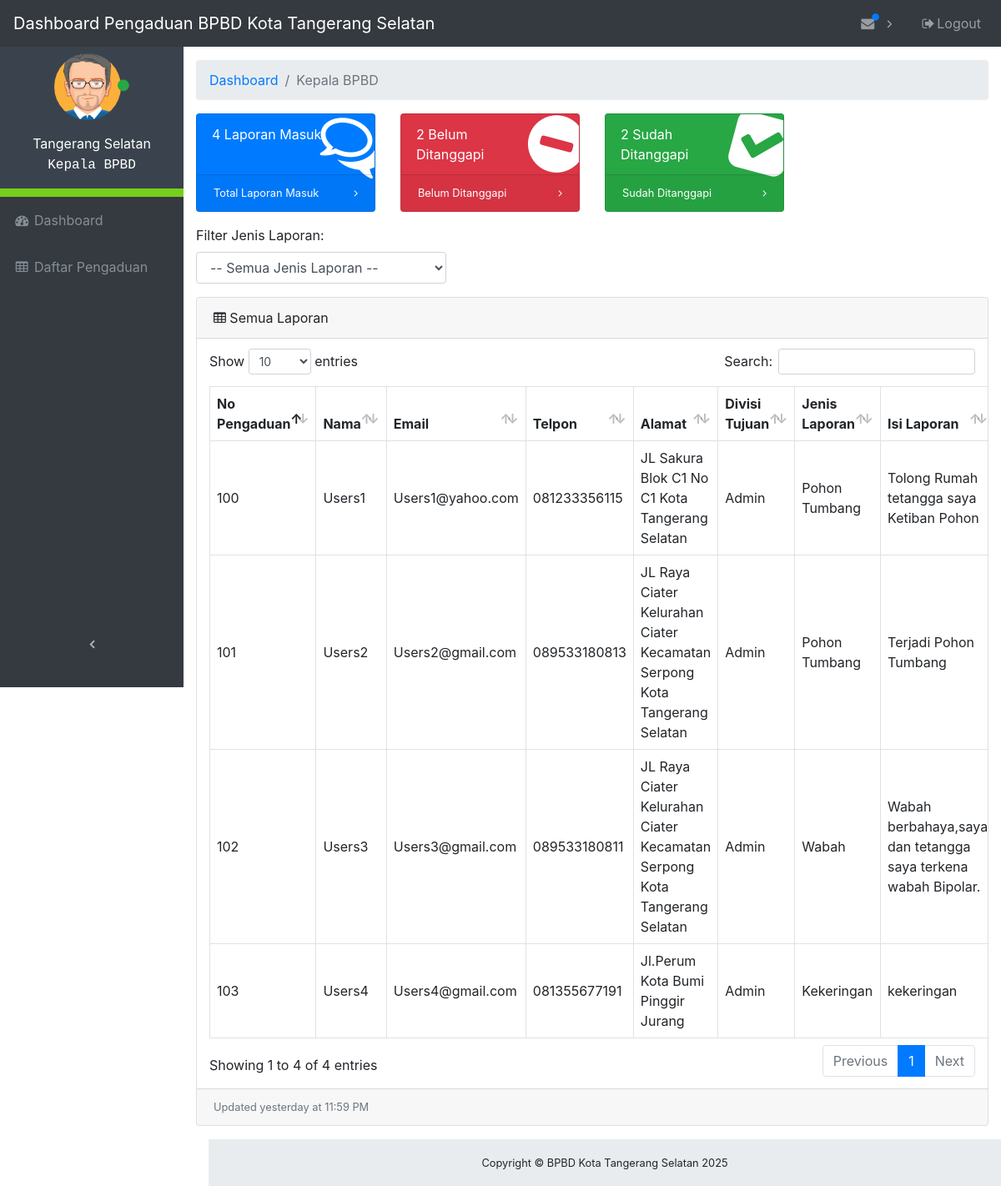
/admin/index (signed in), run on the app's committed database.
### tables this page shows
CREATE TABLE `laporan` (
  `id` int(11) NOT NULL,
  `nama` varchar(64) NOT NULL,
  `email` varchar(64) NOT NULL,
  `telpon` varchar(12) NOT NULL,
  `alamat` varchar(256) NOT NULL,
  `tujuan` int(11) NOT NULL,
  `isi` varchar(2048) NOT NULL,
  `tanggal` timestamp NOT NULL DEFAULT current_timestamp() ON UPDATE current_timestamp(),
  `status` varchar(12) NOT NULL,
  `foto` varchar(255) DEFAULT NULL,
  `koordinat` varchar(50) NOT NULL,
  `kategori` varchar(50) DEFAULT NULL
);

CREATE TABLE `divisi` (
  `id_divisi` int(11) NOT NULL,
  `nama_divisi` varchar(64) NOT NULL
);

### admin/index.php (the view, shortened to what this page needs)
<?php
require_once("auth.php");
$divisi   = isset($_SESSION["divisi"]) ? $_SESSION["divisi"] : "";
$id_admin = isset($_SESSION["id_admin"]) ? $_SESSION["id_admin"] : 0;
global $total_laporan_masuk, $total_laporan_menunggu, $total_laporan_ditanggapi;
if ($divisi == "Admin") {
    foreach ($db->query("SELECT COUNT(*) FROM laporan WHERE laporan.tujuan = $id_admin") as $row) {
        $total_laporan_masuk = $row['COUNT(*)'];
    }
    foreach ($db->query("SELECT COUNT(*) FROM laporan WHERE status = \"Ditanggapi\" AND laporan.tujuan = $id_admin") as $row) {
        $total_laporan_ditanggapi = $row['COUNT(*)'];
    }
    foreach ($db->query("SELECT COUNT(*) FROM laporan WHERE status = \"Menunggu\" AND laporan.tujuan = $id_admin") as $row) {
        $total_laporan_menunggu = $row['COUNT(*)'];
    }
} else if ($divisi == "Kepala BPBD") {
    foreach ($db->query("SELECT COUNT(*) FROM laporan") as $row) {
        $total_laporan_masuk = $row['COUNT(*)'];
    }
    foreach ($db->query("SELECT COUNT(*) FROM laporan WHERE status = \"Ditanggapi\"") as $row) {
        $total_laporan_ditanggapi = $row['COUNT(*)'];
    }
    foreach ($db->query("SELECT COUNT(*) FROM laporan WHERE status = \"Menunggu\"") as $row) {
        $total_laporan_menunggu = $row['COUNT(*)'];
    }
}
?>
<!DOCTYPE html>
<html lang="en">
<head>
    <link href="vendor/bootstrap/css/bootstrap.css" rel="stylesheet">
    <link href="vendor/font-awesome/css/font-awesome.min.css" rel="stylesheet" type="text/css">
    <link href="vendor/datatables/dataTables.bootstrap4.css" rel="stylesheet">
    <link href="css/admin.css" rel="stylesheet">
</head>
<body class="fixed-nav sticky-footer" id="page-top">
    <nav class="navbar navbar-expand-lg navbar-dark bg-dark fixed-top" id="mainNav">
        <a class="navbar-brand" href="index">Dashboard Pengaduan BPBD Kota Tangerang Selatan</a>
        <div class="collapse navbar-collapse" id="navbarResponsive">
            <ul class="navbar-nav navbar-sidenav sidebar-menu" id="exampleAccordion">
                <li class="sidebar-profile nav-item" data-toggle="tooltip" data-placement="right" title="Admin">
                    <div class="profile-main">
                        <p class="image">
                            <img alt="image" src="images/avatar1.png" width="80">
                            <span class="status"><i class="fa fa-circle text-success"></i></span>
                        </p>
                        <p>
                            <?php if ($divisi == "Admin") { ?>
                                <span class="">Administrator</span><br>
                            <?php } else { ?>
                                <span class="">Tangerang Selatan</span><br>
                            <?php } ?>
                            <span class="user" style="font-family: monospace;"><?php echo $divisi; ?></span>
                        </p>
                    </div>
                </li>
                <li class="nav-item" data-toggle="tooltip" data-placement="right" title="Dashboard">
                    <a class="nav-link" href="index">
                        <i class="fa fa-fw fa-dashboard"></i>
                        <span class="nav-link-text">Dashboard</span>
                    </a>
                </li>
                 <?php if ($divisi == "Admin"): ?>
                    <li class="nav-item" data-toggle="tooltip" data-placement="right" title="Tables">
                        <a class="nav-link" href="tables">
                            <i class="fa fa-fw fa-table"></i>
                            <span class="nav-link-text">Kelola Pengaduan</span>
                        </a>
                    </li>
                <?php else: ?>
                    <li class="nav-item" data-toggle="tooltip" data-placement="right" title="Daftar Pengaduan">
                        <a class="nav-link" href="tables">
                            <i class="fa fa-fw fa-table"></i>
                            <span class="nav-link-text">Daftar Pengaduan</span>
                        </a>
                    </li>
                <?php endif; ?>
            </ul>
            <ul class="navbar-nav sidenav-toggler">
                <li class="nav-item">
                    <a class="nav-link text-center" id="sidenavToggler">
                        <i class="fa fa-fw fa-angle-left"></i>
                    </a>
                </li>
            </ul>
            <ul class="navbar-nav ml-auto">
                <li class="nav-item dropdown">
                    <a class="nav-link dropdown-toggle mr-lg-2" id="messagesDropdown" href="#" data-toggle="dropdown" aria-haspopup="true" aria-expanded="false">
                        <i class="fa fa-fw fa-envelope"></i>
                        <span class="indicator text-primary d-none d-lg-block">
                            <i class="fa fa-fw fa-circle"></i>
                        </span>
                    </a>
                </li>
                <li class="nav-item">
                    <a class="nav-link" data-toggle="modal" data-target="#exampleModal">
                        <i class="fa fa-fw fa-sign-out"></i>Logout
                    </a>
                </li>
            </ul>
        </div>
    </nav>
    <div class="content-wrapper">
        <div class="container-fluid">
            <ol class="breadcrumb">
                <li class="breadcrumb-item">
                    <a href="#">Dashboard</a>
                </li>
                <li class="breadcrumb-item active"><?php echo $divisi; ?></li>
            </ol>
            <div class="row">
                <div class="col-xl-3 col-sm-6 mb-3">
                    <div class="card text-white bg-primary o-hidden h-100">
                        <div class="card-body">
                            <div class="card-body-icon">
                                <i class="fa fa-fw fa-comments-o"></i>
                            </div>
                            <div class="mr-5"><?php echo $total_laporan_masuk; ?> Laporan Masuk</div>
                        </div>
                        <a class="card-footer text-white clearfix small z-1" href="tables">
                            <span class="float-left">Total Laporan Masuk</span>
                            <span class="float-right">
                                <i class="fa fa-angle-right"></i>
                            </span>
                        </a>
                    </div>
                </div>
                <div class="col-xl-3 col-sm-6 mb-3">
                    <div class="card text-white bg-danger o-hidden h-100">
                        <div class="card-body">
                            <div class="card-body-icon">
                                <i class="fa fa-fw fa-minus-circle"></i>
                            </div>
                            <div class="mr-5"><?php echo $total_laporan_menunggu; ?> Belum Ditanggapi</div>
                        </div>
                        <a class="card-footer text-white clearfix small z-1" href="tables">
                            <span class="float-left">Belum Ditanggapi</span>
                            <span class="float-right">
                                <i class="fa fa-angle-right"></i>
                            </span>
                        </a>
                    </div>
                </div>
                <div class="col-xl-3 col-sm-6 mb-3">
                    <div class="card text-white bg-success o-hidden h-100">
                        <div class="card-body">
                            <div class="card-body-icon">
                                <i class="fa fa-fw fa-check-square"></i>
                            </div>
                            <div class="mr-5"><?php echo $total_laporan_ditanggapi; ?> Sudah Ditanggapi</div>
                        </div>
                        <a class="card-footer text-white clearfix small z-1" href="tables">
                            <span class="float-left">Sudah Ditanggapi</span>
                            <span class="float-right">
                                <i class="fa fa-angle-right"></i>
                            </span>
                        </a>
                    </div>
                </div>
            </div>
            <form method="GET" class="mb-3">
                <label for="filter_kategori">Filter Jenis Laporan:</label>
                <select name="filter_kategori" id="filter_kategori" onchange="this.form.submit()" class="form-control" style="max-width:300px;">
                    <option value="">-- Semua Jenis Laporan --</option>
                </select>
            </form>
            <div class="card mb-3">
                <div class="card-header">
                    <i class="fa fa-table"></i> Semua Laporan
                </div>
                <div class="card-body">
                    <div class="table-responsive">
                        <table class="table table-bordered" id="dataTable" width="100%" cellspacing="0">
                            <thead>
                                <tr>
                                    <th>No Pengaduan</th>
                                    <th>Nama</th>
                                    <th>Email</th>
                                    <th>Telpon</th>
                                    <th>Alamat</th>
                                    <th>Divisi Tujuan</th>
                                    <th>Jenis Laporan</th>
                                    <th>Isi Laporan</th>
                                </tr>
                            </thead>
                            <tbody>
                                <?php
                                $sql = "SELECT laporan.*, divisi.nama_divisi FROM laporan JOIN divisi ON laporan.tujuan = divisi.id_divisi";
                                $params = [];
                                $sql .= " ORDER BY laporan.id DESC";
                                $statement = $db->prepare($sql);
                                $statement->execute($params);
                                ?>
                                <?php
                                foreach ($statement as $key) {
                                ?>
                                    <tr>
                                        <td><?php echo $key['id']; ?></td>
                                        <td><?php echo $key['nama']; ?></td>
                                        <td><?php echo $key['email']; ?></td>
                                        <td><?php echo $key['telpon']; ?></td>
                                        <td><?php echo $key['alamat']; ?></td>
                                        <td><?php echo $key['nama_divisi']; ?></td>
                                        <td><?php echo $key['kategori']; ?></td>
                                        <td><?php echo $key['isi']; ?></td>
                                    </tr>
                                <?php
                                }
                                ?>
                            </tbody>
                        </table>
                    </div>
                </div>
                <div class="card-footer small text-muted">Updated yesterday at 11:59 PM</div>
            </div>
        </div>
        <footer class="sticky-footer">
            <div class="container">
                <div class="text-center">
                    <small>Copyright © BPBD Kota Tangerang Selatan 2025</small>
                </div>
            </div>
        </footer>
    </div>
</body>
</html>

### admin/css/admin.css (style rules this page uses)
html { position: relative; min-height: 100%; }
body { overflow-x: hidden; }
body.sticky-footer { margin-bottom: 56px; }
body.sticky-footer .content-wrapper { min-height: calc(100vh - 56px - 56px); }
body.fixed-nav { padding-top: 56px; }
.content-wrapper { min-height: calc(100vh - 56px); padding-top: 1rem; }
.o-hidden { overflow: hidden !important; }
.z-1 { z-index: 1; }
#mainNav .navbar-collapse { overflow: auto; max-height: 75vh; }
#mainNav .navbar-collapse .navbar-nav .nav-item .nav-link { cursor: pointer; }
#mainNav .navbar-collapse .sidenav-toggler { display: none; }
#mainNav .navbar-collapse .navbar-nav > .nav-item.dropdown > .nav-link { position: relative; min-width: 45px; }
#mainNav .navbar-collapse .navbar-nav > .nav-item.dropdown > .nav-link:after { float: right; width: auto; content: '\f105'; border: none; font-family: 'FontAwesome'; }
#mainNav .navbar-collapse .navbar-nav > .nav-item.dropdown > .nav-link .indicator { position: absolute; top: 5px; left: 21px; font-size: 10px; }
@media (min-width: 992px) { #mainNav .navbar-brand { width: 250px; } }
@media (min-width: 992px) { #mainNav .navbar-collapse { overflow: visible; max-height: none; } }
@media (min-width: 992px) { #mainNav .navbar-collapse .navbar-sidenav { position: absolute; top: 0; left: 0; -webkit-flex-direction: column; -ms-flex-direction: column; flex-direction: column; margin-top: 56px; } }
@media (min-width: 992px) { #mainNav .navbar-collapse .navbar-sidenav > .nav-item { width: 220px; padding: 0; } }
@media (min-width: 992px) { #mainNav .navbar-collapse .navbar-sidenav > .nav-item > .nav-link { padding: 1em; } }
@media (min-width: 992px) { #mainNav .navbar-collapse .navbar-nav > .nav-item.dropdown > .nav-link { min-width: 0; } }
@media (min-width: 992px) { #mainNav .navbar-collapse .navbar-nav > .nav-item.dropdown > .nav-link:after { width: 24px; text-align: center; } }
#mainNav.fixed-top .sidenav-toggler { display: none; }
@media (min-width: 992px) { #mainNav.fixed-top .navbar-sidenav { height: calc(110vh - 112px); } }
@media (min-width: 992px) { #mainNav.fixed-top .sidenav-toggler { position: absolute; top: 0; left: 0; display: flex; -webkit-flex-direction: column; -ms-flex-direction: column; flex-direction: column; margin-top: calc(100vh - 56px); } }
@media (min-width: 992px) { #mainNav.fixed-top .sidenav-toggler > .nav-item { width: 220px; padding: 0; } }
@media (min-width: 992px) { #mainNav.fixed-top .sidenav-toggler > .nav-item > .nav-link { padding: 1em; } }
#mainNav.fixed-top.navbar-dark .sidenav-toggler a i { color: #adb5bd; }
.content-wrapper { overflow-x: hidden; background: white; }
@media (min-width: 992px) { .content-wrapper { margin-left: 220px; } }
#sidenavToggler i { font-weight: 800; }
#mainNav.navbar-dark .navbar-collapse .navbar-sidenav > .nav-item > .nav-link { color: #868e96; }
#mainNav.navbar-dark .navbar-collapse .navbar-nav > .nav-item.dropdown > .nav-link:after { color: #adb5bd; }
@media (min-width: 992px) { #mainNav.navbar-dark .navbar-collapse .navbar-sidenav { background: #343a40; } }
.card-body-icon { position: absolute; z-index: 0; top: -25px; right: -25px; font-size: 5rem; -webkit-transform: rotate(15deg); -ms-transform: rotate(15deg); transform: rotate(15deg); }
footer.sticky-footer { position: absolute; right: 0; bottom: 0; width: 100%; height: 56px; background-color: #e9ecef; line-height: 55px; }
@media (min-width: 992px) { footer.sticky-footer { width: calc(100% - 250px); } }
ul.sidebar-menu li.sidebar-profile { background-color: #3A434D; padding: 10px; color: #fff; text-align: center; border-bottom: 10px solid #76CF1C; }
ul.sidebar-menu li.sidebar-profile .image img { border-radius: 60%; }
ul.sidebar-menu li.sidebar-profile .status { margin-top: -10px; font-size: 7; margin-left: -9px; }
ul.sidebar-menu li.sidebar-profile .profile-main { margin-top: 8px; }

### data on the page
laporan: id "103", nama "Users4", email "Users4@gmail.com", telpon "081355677191", alamat "Jl.Perum Kota Bumi Pinggir Jurang", tujuan.nama_divisi "Admin", kategori "Kekeringan", isi "kekeringan"
laporan: id "102", nama "Users3", email "Users3@gmail.com", telpon "089533180811", alamat "JL Raya Ciater Kelurahan Ciater Kecamatan Serpong Kota Tangerang Selatan", tujuan.nama_divisi "Admin", kategori "Wabah", isi "Wabah berbahaya,saya dan tetangga saya terkena wabah Bipolar."
laporan: id "101", nama "Users2", email "Users2@gmail.com", telpon "089533180813", alamat "JL Raya Ciater Kelurahan Ciater Kecamatan Serpong Kota Tangerang Selatan", tujuan.nama_divisi "Admin", kategori "Pohon Tumbang", isi "Terjadi Pohon Tumbang"
laporan: id "100", nama "Users1", email "Users1@yahoo.com", telpon "081233356115", alamat "JL Sakura Blok C1 No C1 Kota Tangerang Selatan", tujuan.nama_divisi "Admin", kategori "Pohon Tumbang", isi "Tolong Rumah tetangga saya Ketiban Pohon"

### other printed values
$divisi "Kepala BPBD"
$total_laporan_masuk "4"
$total_laporan_menunggu "2"
$total_laporan_ditanggapi "2"
